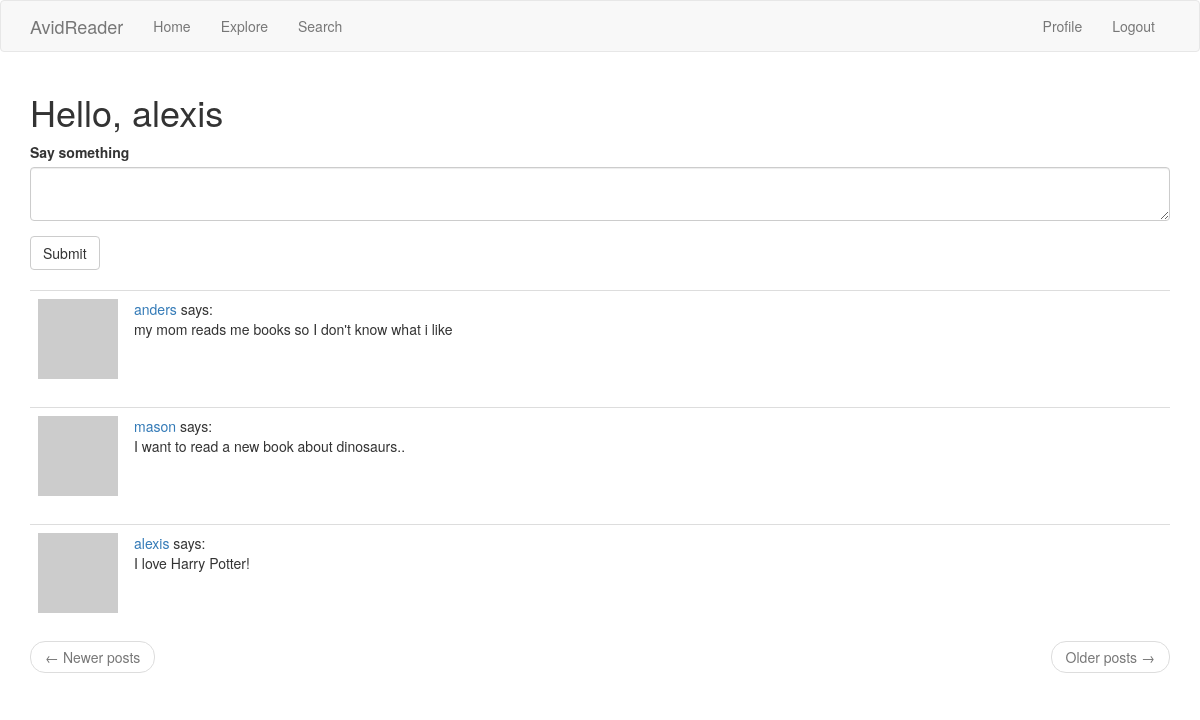
Before: /index (signed in) with the older database file.
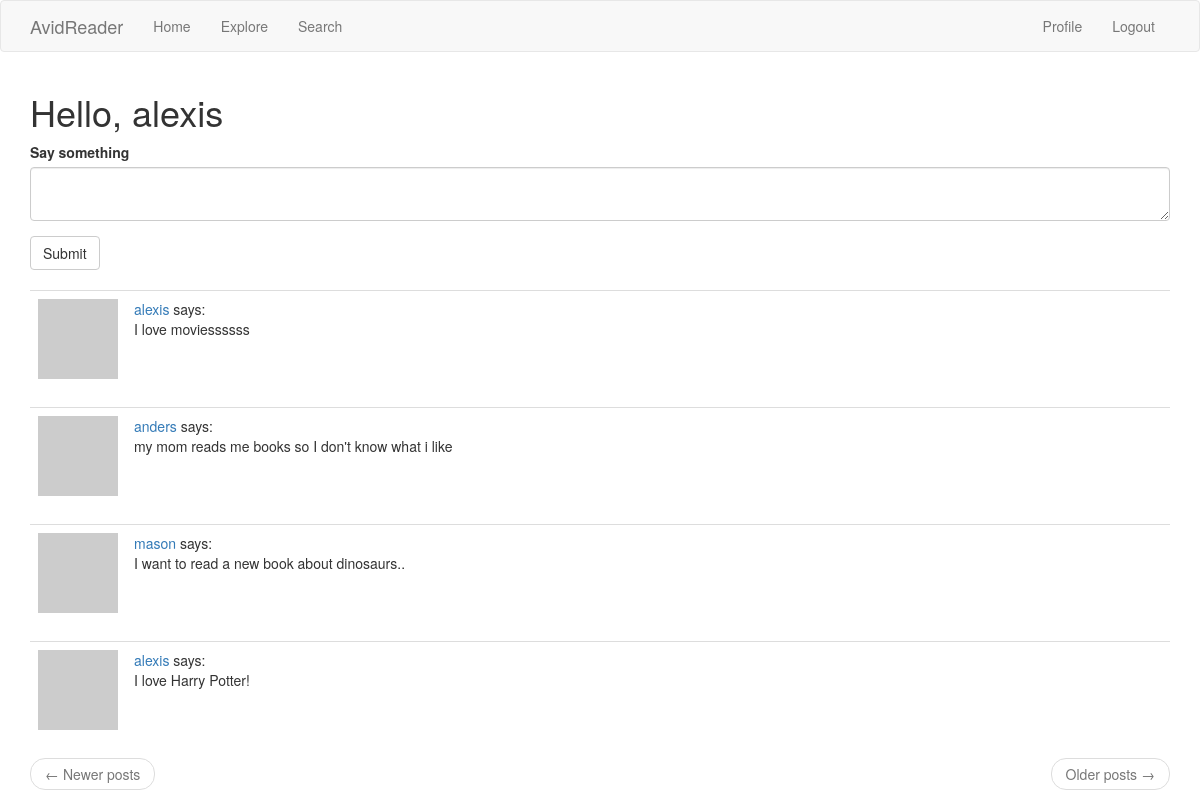
After: the same page with the newer database file.
### app/models.py (models this page shows, shortened)
class User(UserMixin, db.Model):
    id = db.Column(db.Integer, primary_key=True)
    username = db.Column(db.String(64), index=True, unique=True)
    email = db.Column(db.String(120), index=True, unique=True)
    password_hash = db.Column(db.String(128))
    posts = db.relationship('Post', backref='author', lazy='dynamic')
    books = db.relationship('Book', backref='owner', lazy='dynamic')
    about_me = db.Column(db.String(140))
    last_seen = db.Column(db.DateTime, default=datetime.utcnow)
    followed = db.relationship('User', secondary=followers,
                               primaryjoin=(followers.c.follower_id == id),
                               secondaryjoin=(followers.c.followed_id == id),
                               backref=db.backref('followers', lazy='dynamic'), lazy='dynamic')
    def avatar(self, size):
        digest = md5(self.email.lower().encode('utf-8')).hexdigest()
        return 'https://www.gravatar.com/avatar/{}?d=identicon&s={}'.format(digest, size)
    def followed_posts(self):
        followed = Post.query.join(followers, (followers.c.followed_id == Post.user_id)).filter(followers.c.follower_id == self.id)
        own = Post.query.filter_by(user_id=self.id)
        return followed.union(own).order_by(Post.timestamp.desc())

class Post(db.Model):
    id = db.Column(db.Integer, primary_key=True)
    body = db.Column(db.String(140))
    timestamp = db.Column(db.DateTime, index=True, default=datetime.utcnow)
    user_id = db.Column(db.Integer, db.ForeignKey('user.id'))

### app/routes.py (the view)
@app.route('/', methods=['GET', 'POST'])
@app.route('/index', methods=['GET', 'POST'])
@login_required
def index():
    form = PostForm()
    if form.validate_on_submit():
        post = Post(body=form.post.data, author=current_user)
        db.session.add(post)
        db.session.commit()
        flash('your post is now live!')
        return redirect(url_for('index'))
    posts = current_user.followed_posts().all()
    return render_template("index.html", title='Home Page', form=form, posts=posts)

### app/forms.py
class PostForm(FlaskForm):
    post = TextAreaField('Say something', validators=[
        DataRequired(), Length(min=1, max=140)])
    submit = SubmitField('Submit')

### app/models.py (called while the page is built)
@login.user_loader
def load_user(id):
    return User.query.get(int(id))

### app/routes.py (called while the page is built)
@app.before_request
def before_request():
    if current_user.is_authenticated:
        current_user.last_seen = datetime.utcnow()
        db.session.commit()

### app/templates/index.html
{% extends "base.html" %}
{% import 'bootstrap/wtf.html' as wtf %}
{% block app_content %}
        <h1>Hello, {{ current_user.username }}</h1>
        {% if form %}
            {{ wtf.quick_form(form) }}
            <br>
        {% endif %}
        {% for post in posts %}
            {% include '_post.html' %}
        {% endfor %}
    <nav aria-label="...">
        <ul class="pager">
            <li class="previous{% if not prev_url %} disabled{% endif %}">
                <a href="{{ prev_url or '#' }}">
                    <span aria-hidden="true">&larr;</span> Newer posts
                </a>
            </li>
            <li class="next{% if not next_url %} disabled{% endif %}">
                <a href="{{ next_url or '#' }}">
                    Older posts <span aria-hidden="true">&rarr;</span>
                </a>
            </li>
        </ul>
    </nav>
{% endblock %}

### app/templates/base.html (shortened to what this page needs)
{% extends 'bootstrap/base.html' %}
{% block navbar %}
    <nav class="navbar navbar-default">
        <div class="container">
                <div class="navbar-header">
                    <a class="navbar-brand" href="{{ url_for('index') }}">AvidReader</a>
                </div>
                <div class="collapse navbar-collapse" id="bs-example-navbar-collapse-1">
                    <ul class="nav navbar-nav">
                        <li><a href="{{ url_for('index') }}">Home</a></li>
                        <li><a href="{{ url_for('explore') }}">Explore</a></li>
                        <li><a href="{{ url_for('search') }}">Search</a></li>
                    </ul>
                    <ul class="nav navbar-nav navbar-right">
                        {% if current_user.is_anonymous %}
                        <li><a href="{{ url_for('login') }}">Login</a></li>
                        {% else %}
                        <li><a href="{{ url_for('user', username=current_user.username) }}">Profile</a></li>
                        <li><a href="{{ url_for('logout') }}">Logout</a></li>
                        {% endif %}
                    </ul>
                </div>
            </div>
    </nav>
{% endblock %}
{% block content %}
    <div class="container">
    {% block app_content %}{% endblock %}
    </div>
{% endblock %}

### app/templates/_post.html
<table class="table table-hover">
    <tr>
        <td width="70px">
            <a href="{{ url_for('user', username=post.author.username) }}">
                <img src="{{ post.author.avatar(70) }}" />
            </a>
        </td>
        <td>
            <a href="{{ url_for('user', username=post.author.username) }}">
                {{ post.author.username }}
            </a>
            says: <br>{{ post.body }}
        </td>
    </tr>
</table>

Changed rows visible on the page:
added Post: author.username "alexis", body "I love moviessssss"
